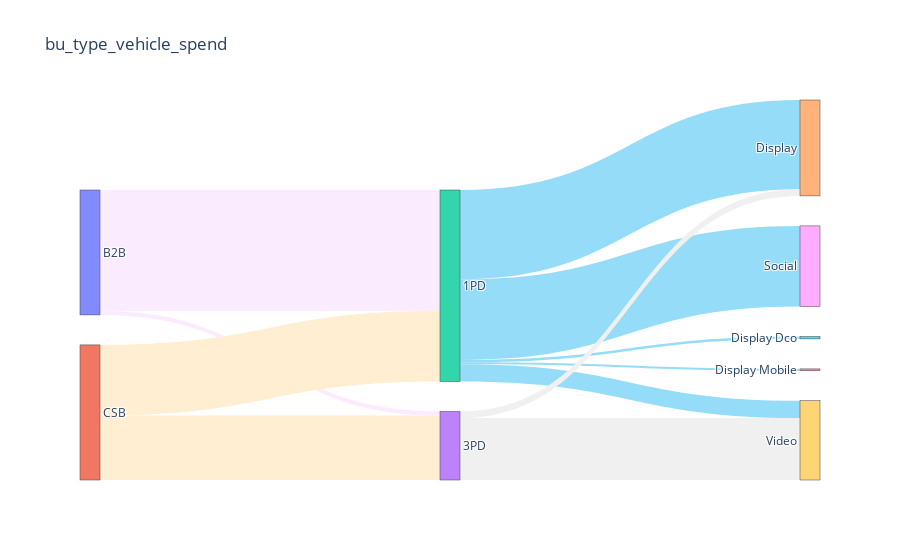
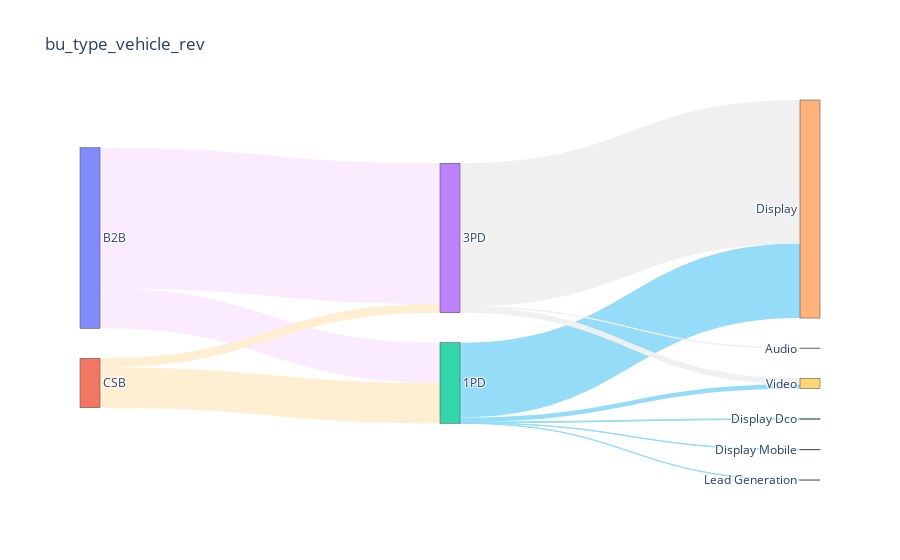

The notebook cell saved with these charts, in order:
### Markdown cell above
<h2>Bu | Type | Vehicle (by Dell)</h2>

### Code cell
bu_audiencetype_vehicle_sankey_plot(df,'Spend',True, 'bu_type_vehicle_spend')
bu_audiencetype_vehicle_sankey_plot(df,'Net Rev', True, 'bu_type_vehicle_rev')

### Figure 1 — Plotly figure (JSON) as saved in the notebook; plotly's stock layout.template omitted (floating-point values rounded to 4 significant figures)
{"data": [{"arrangement": "snap", "link": {"color": ["#FBEBFF", "#FBEBFF", "#FFEED2", "#FFEED2", "#94DCF7", "#94DCF7", "#94DCF7", "#94DCF7", "#94DCF7", "#94DCF7", "#F0F0F0", "#F0F0F0", "#F0F0F0"], "source": [0, 0, 1, 1, 2, 2, 2, 2, 2, 2, 3, 3, 3], "target": [2, 3, 2, 3, 4, 5, 6, 7, 8, 9, 10, 4, 9], "value": [157100.0, 5298.0, 91930.0, 83740.0, 116200.0, 3090.0, 2344.0, 0, 104800.0, 22600.0, 0, 8522.0, 80520.0]}, "node": {"label": ["B2B", "CSB", "1PD", "3PD", "Display", "Display Dco", "Display Mobile", "Lead Generation", "Social", "Video", "Audio"], "pad": 30, "thickness": 20}, "type": "sankey"}], "layout": {"title": {"text": "bu_type_vehicle_spend"}}}

### Figure 2 — Plotly figure (JSON) as saved in the notebook; plotly's stock layout.template omitted (floating-point values rounded to 4 significant figures)
{"data": [{"arrangement": "snap", "link": {"color": ["#FBEBFF", "#FBEBFF", "#FFEED2", "#FFEED2", "#94DCF7", "#94DCF7", "#94DCF7", "#94DCF7", "#94DCF7", "#94DCF7", "#F0F0F0", "#F0F0F0", "#F0F0F0"], "source": [0, 0, 1, 1, 2, 2, 2, 2, 2, 2, 3, 3, 3], "target": [2, 3, 2, 3, 4, 5, 6, 7, 8, 9, 10, 4, 9], "value": [294600.0, 1030000.0, 296000.0, 65790.0, 547600.0, 5695.0, 2839.0, 1509.0, 0, 33040.0, 1673.0, 1052000.0, 42780.0]}, "node": {"label": ["B2B", "CSB", "1PD", "3PD", "Display", "Display Dco", "Display Mobile", "Lead Generation", "Social", "Video", "Audio"], "pad": 30, "thickness": 20}, "type": "sankey"}], "layout": {"title": {"text": "bu_type_vehicle_rev"}}}
